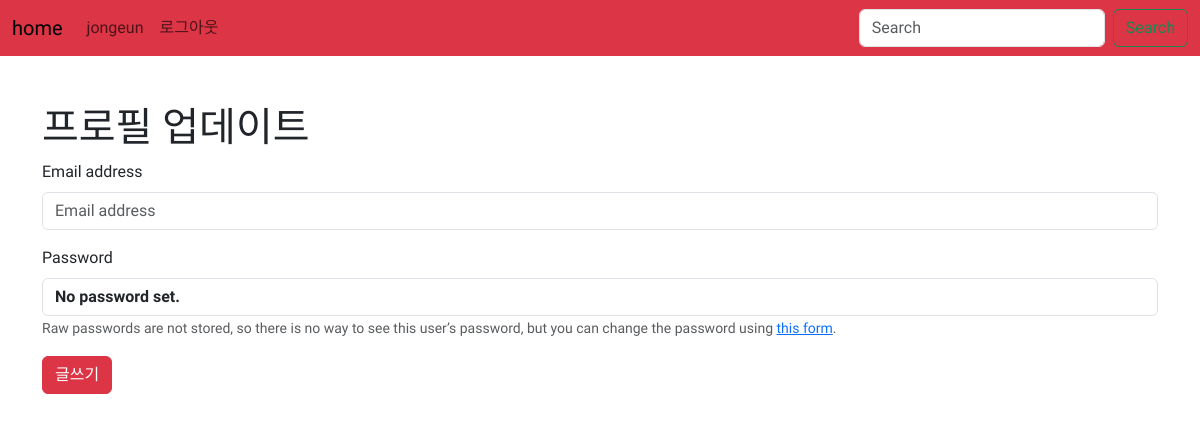
Page /accounts/1/update/ (signed in) on the earlier database version.
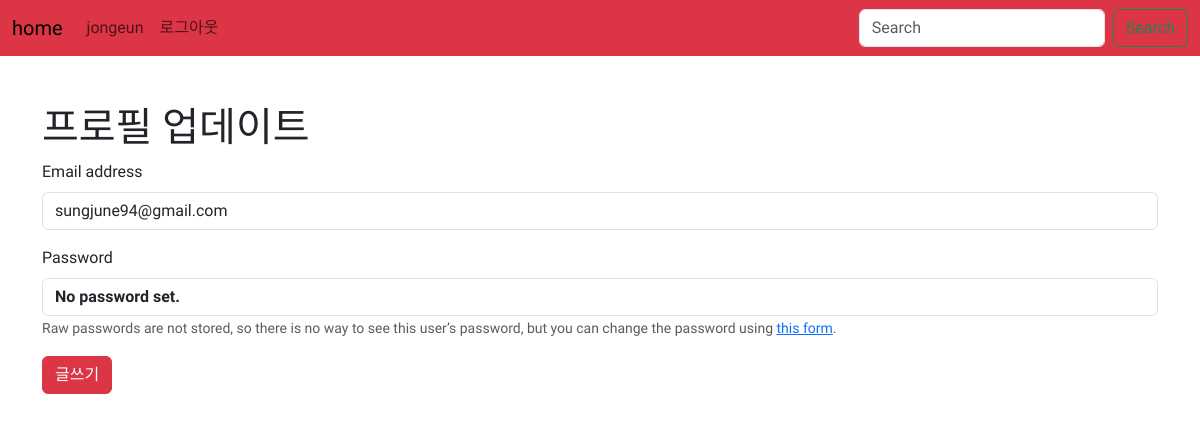
Same page on the later database version.
### accounts/models.py (models this page shows)
class User(AbstractUser):
    followings = models.ManyToManyField('self', symmetrical=False, related_name='followers')

### accounts/views.py (the view)
# urls.py: path('<int:pk>/update/', views.update, name='update'),
@login_required
def update(request, pk):
    user = get_object_or_404(get_user_model(), pk=pk)
    if request.user == user:
        if request.method == 'POST':
            form = CustomUserChangeForm(request.POST, instance=request.user)
            if form.is_valid():
                form.save()
                return redirect('accounts:detail', request.user.pk)
        else:
            form = CustomUserChangeForm(instance=request.user)
        context = {
            'form': form
        }
        return render(request, 'accounts/update.html', context)
    else:
        messages.warning(request, '해당 계정 사용자만 수정할 수 있습니다.')
        return redirect('accounts:detail', user.pk)

### accounts/forms.py
class CustomUserChangeForm(UserChangeForm):
    class Meta:
        model = get_user_model()
        fields = ('email',)

### accounts/templates/accounts/update.html (shortened to what this page needs)
{% extends 'base.html' %}
{% load django_bootstrap5 %}
{% block body %}
  <h1>프로필 업데이트</h1>
  <form action="" method="POST">
    {% bootstrap_form form %}
    {% bootstrap_button content="글쓰기" button_type="submit" button_class="btn-danger" %}
  </form>
  {% endblock%}

### templates/base.html (shortened to what this page needs)
{% load django_bootstrap5 %}
<!DOCTYPE html>
<html lang="ko">
  <head>
    <link rel="stylesheet" href="https://cdn.jsdelivr.net/npm/bootstrap-icons@1.9.1/font/bootstrap-icons.css">
    {% bootstrap_css %}
  </head>
  <nav class="navbar navbar-expand-lg bg-danger">
    <div class="container-fluid ">
      <a class="navbar-brand " href="{% url 'articles:index' %}">home</a>
      <div class="collapse navbar-collapse" id="navbarSupportedContent">
        <ul class="navbar-nav me-auto mb-2 mb-lg-0">
          {% if request.user.is_authenticated %}
            <li class="nav-item">
              <a class="nav-link" href="{% url 'accounts:detail' request.user.pk %}">{{ request.user }}</a>
            </li>
            <li class="nav-item">
              <a class="nav-link" href="{% url 'accounts:logout' %}">로그아웃</a>
            </li>
          {% endif %}
        </ul>
        <form class="d-flex" role="search">
          <input class="form-control me-2" type="search" placeholder="Search" aria-label="Search">
          <button class="btn btn-outline-success" type="submit">Search</button>
        </form>
      </div>
    </div>
  </nav>
  <div class="container my-5">
    {% block body %}{% endblock body %}
  </div>
</body>
</html>

Differences in the rows shown:
changed User "jongeun": email (not shown) → "sungjune94@gmail.com"
